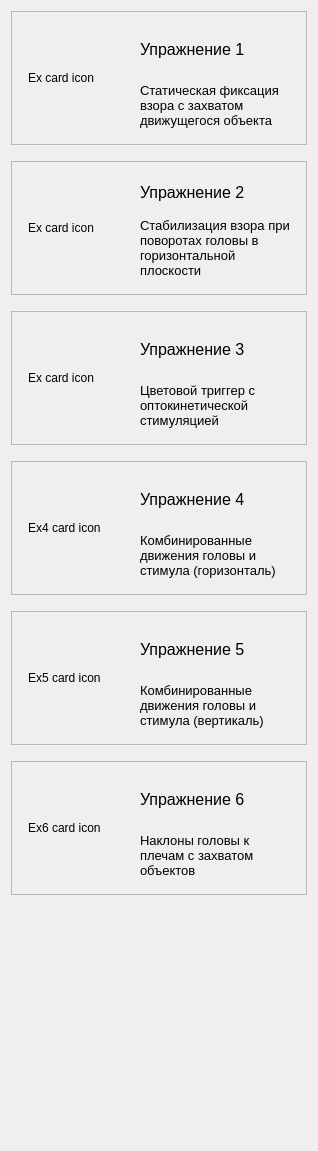
               <widget class="QWidget" name="ex_scroll_content">
                <property name="geometry">
                 <rect>
                  <x>0</x>
                  <y>0</y>
                  <width>318</width>
                  <height>1151</height>
                 </rect>
                </property>
                <layout class="QVBoxLayout" name="verticalLayout">
                 <property name="spacing">
                  <number>16</number>
                 </property>
                 <item>
                  <widget class="ClickableCard" name="card_excersise_apple">
                   <property name="frameShape">
                    <enum>QFrame::StyledPanel</enum>
                   </property>
                   <property name="frameShadow">
                    <enum>QFrame::Raised</enum>
                   </property>
                   <property name="choosable" stdset="0">
                    <bool>true</bool>
                   </property>
                   <layout class="QHBoxLayout" name="horizontalLayout_2" stretch="1,4">
                    <property name="spacing">
                     <number>12</number>
                    </property>
                    <property name="leftMargin">
                     <number>16</number>
                    </property>
                    <property name="topMargin">
                     <number>16</number>
                    </property>
                    <property name="rightMargin">
                     <number>16</number>
                    </property>
                    <property name="bottomMargin">
                     <number>16</number>
                    </property>
                    <item>
                     <widget class="CardIcon" name="label_21">
                      <property name="sizePolicy">
                       <sizepolicy hsizetype="Minimum" vsizetype="Minimum">
                        <horstretch>0</horstretch>
                        <verstretch>0</verstretch>
                       </sizepolicy>
                      </property>
                      <property name="minimumSize">
                       <size>
                        <width>100</width>
                        <height>100</height>
                       </size>
                      </property>
                      <property name="text">
                       <string>Ex card icon</string>
                      </property>
                      <property name="svg_file" stdset="0">
                       <string>./img/ex_1_icon.svg</string>
                      </property>
                      <property name="scale" stdset="0">
                       <double>1.300000000000000</double>
                      </property>
                     </widget>
                    </item>
                    <item>
                     <layout class="QVBoxLayout" name="verticalLayout_12">
                      <item>
                       <widget class="QLabel" name="label_19">
                        <property name="font">
                         <font>
                          <pointsize>12</pointsize>
                         </font>
                        </property>
                        <property name="text">
                         <string>Упражнение 1</string>
                        </property>
                       </widget>
                      </item>
                      <item>
                       <widget class="QLabel" name="label_20">
                        <property name="font">
                         <font>
                          <pointsize>10</pointsize>
                         </font>
                        </property>
                        <property name="text">
                         <string>Статическая фиксация взора с захватом движущегося объекта</string>
                        </property>
                        <property name="wordWrap">
                         <bool>true</bool>
                        </property>
                       </widget>
                      </item>
                     </layout>
                    </item>
                   </layout>
                  </widget>
                 </item>
                 <item>
                  <widget class="ClickableCard" name="card_excersise_apple_2">
                   <property name="frameShape">
                    <enum>QFrame::StyledPanel</enum>
                   </property>
                   <property name="frameShadow">
                    <enum>QFrame::Raised</enum>
                   </property>
                   <property name="choosable" stdset="0">
                    <bool>true</bool>
                   </property>
                   <layout class="QHBoxLayout" name="horizontalLayout_3" stretch="1,4">
                    <property name="spacing">
                     <number>12</number>
                    </property>
                    <property name="leftMargin">
                     <number>16</number>
                    </property>
                    <property name="topMargin">
                     <number>16</number>
                    </property>
                    <property name="rightMargin">
                     <number>16</number>
                    </property>
                    <property name="bottomMargin">
                     <number>16</number>
                    </property>
                    <item>
                     <widget class="CardIcon" name="label_22">
                      <property name="sizePolicy">
                       <sizepolicy hsizetype="Minimum" vsizetype="Minimum">
                        <horstretch>0</horstretch>
                        <verstretch>0</verstretch>
                       </sizepolicy>
                      </property>
                      <property name="minimumSize">
                       <size>
                        <width>100</width>
                        <height>100</height>
                       </size>
                      </property>
                      <property name="text">
                       <string>Ex card icon</string>
                      </property>
                      <property name="svg_file" stdset="0">
                       <string>./img/ex_2_icon.svg</string>
                      </property>
                      <property name="scale" stdset="0">
                       <double>1.300000000000000</double>
                      </property>
                      <property name="main_color" stdset="0">
                       <string>#febd51</string>
                      </property>
                      <property name="circle_color" stdset="0">
                       <string>#fef5ea</string>
                      </property>
                     </widget>
                    </item>
                    <item>
                     <layout class="QVBoxLayout" name="verticalLayout_13">
                      <item>
                       <widget class="QLabel" name="label_23">
                        <property name="font">
                         <font>
                          <pointsize>12</pointsize>
                         </font>
                        </property>
                        <property name="text">
                         <string>Упражнение 2</string>
                        </property>
                       </widget>
                      </item>
                      <item>
                       <widget class="QLabel" name="label_24">
                        <property name="font">
                         <font>
                          <pointsize>10</pointsize>
                         </font>
                        </property>
                        <property name="text">
                         <string>Стабилизация взора при поворотах головы в горизонтальной плоскости</string>
                        </property>
                        <property name="wordWrap">
                         <bool>true</bool>
                        </property>
                       </widget>
                      </item>
                     </layout>
                    </item>
                   </layout>
                  </widget>
                 </item>
                 <item>
                  <widget class="ClickableCard" name="card_excersise_apple_3">
                   <property name="frameShape">
                    <enum>QFrame::StyledPanel</enum>
                   </property>
                   <property name="frameShadow">
                    <enum>QFrame::Raised</enum>
                   </property>
                   <property name="choosable" stdset="0">
                    <bool>true</bool>
                   </property>
                   <layout class="QHBoxLayout" name="horizontalLayout_4" stretch="1,4">
                    <property name="spacing">
                     <number>12</number>
                    </property>
                    <property name="leftMargin">
                     <number>16</number>
                    </property>
                    <property name="topMargin">
                     <number>16</number>
                    </property>
                    <property name="rightMargin">
                     <number>16</number>
                    </property>
                    <property name="bottomMargin">
                     <number>16</number>
                    </property>
                    <item>
                     <widget class="CardIcon" name="label_25">
                      <property name="sizePolicy">
                       <sizepolicy hsizetype="Minimum" vsizetype="Minimum">
                        <horstretch>0</horstretch>
                        <verstretch>0</verstretch>
                       </sizepolicy>
                      </property>
                      <property name="minimumSize">
                       <size>
                        <width>100</width>
                        <height>100</height>
                       </size>
                      </property>
                      <property name="text">
                       <string>Ex card icon</string>
                      </property>
                      <property name="svg_file" stdset="0">
                       <string>./img/ex_3_icon.svg</string>
                      </property>
                      <property name="scale" stdset="0">
                       <double>1.300000000000000</double>
                      </property>
                      <property name="main_color" stdset="0">
                       <string>#39d192</string>
                      </property>
                      <property name="circle_color" stdset="0">
                       <string>#eefbf5</string>
                      </property>
                     </widget>
                    </item>
                    <item>
                     <layout class="QVBoxLayout" name="verticalLayout_14">
                      <item>
                       <widget class="QLabel" name="label_26">
                        <property name="font">
                         <font>
                          <pointsize>12</pointsize>
                         </font>
                        </property>
                        <property name="text">
                         <string>Упражнение 3</string>
                        </property>
                       </widget>
                      </item>
                      <item>
                       <widget class="QLabel" name="label_27">
                        <property name="font">
                         <font>
                          <pointsize>10</pointsize>
                         </font>
                        </property>
                        <property name="text">
                         <string>Цветовой триггер с оптокинетической стимуляцией</string>
                        </property>
                        <property name="wordWrap">
                         <bool>true</bool>
                        </property>
                       </widget>
                      </item>
                     </layout>
                    </item>
                   </layout>
                  </widget>
                 </item>
                 <item>
                  <widget class="ClickableCard" name="card_exercise_4">
                   <property name="frameShape">
                    <enum>QFrame::StyledPanel</enum>
                   </property>
                   <property name="frameShadow">
                    <enum>QFrame::Raised</enum>
                   </property>
                   <property name="choosable" stdset="0">
                    <bool>true</bool>
                   </property>
                   <layout class="QHBoxLayout" name="horizontalLayout_ex4_card" stretch="1,4">
                    <property name="spacing">
                     <number>12</number>
                    </property>
                    <property name="leftMargin">
                     <number>16</number>
                    </property>
                    <property name="topMargin">
                     <number>16</number>
                    </property>
                    <property name="rightMargin">
                     <number>16</number>
                    </property>
                    <property name="bottomMargin">
                     <number>16</number>
                    </property>
                    <item>
                     <widget class="CardIcon" name="card_icon_ex4">
                      <property name="sizePolicy">
                       <sizepolicy hsizetype="Minimum" vsizetype="Minimum">
                        <horstretch>0</horstretch>
                        <verstretch>0</verstretch>
                       </sizepolicy>
                      </property>
                      <property name="minimumSize">
                       <size>
                        <width>100</width>
                        <height>100</height>
                       </size>
                      </property>
                      <property name="text">
                       <string>Ex4 card icon</string>
                      </property>
                      <property name="svg_file" stdset="0">
                       <string>./img/ex_4_icon.svg</string>
                      </property>
                      <property name="scale" stdset="0">
                       <double>1.300000000000000</double>
                      </property>
                      <property name="main_color" stdset="0">
                       <string>#9b59b6</string>
                      </property>
                      <property name="circle_color" stdset="0">
                       <string>#f5edf9</string>
                      </property>
                     </widget>
                    </item>
                    <item>
                     <layout class="QVBoxLayout" name="verticalLayout_ex4_card_text">
                      <item>
                       <widget class="QLabel" name="label_ex4_card_title">
                        <property name="font">
                         <font>
                          <pointsize>12</pointsize>
                         </font>
                        </property>
                        <property name="text">
                         <string>Упражнение 4</string>
                        </property>
                       </widget>
                      </item>
                      <item>
                       <widget class="QLabel" name="label_ex4_card_desc">
                        <property name="font">
                         <font>
                          <pointsize>10</pointsize>
                         </font>
                        </property>
                        <property name="text">
                         <string>Комбинированные движения головы и стимула (горизонталь)</string>
                        </property>
                        <property name="wordWrap">
                         <bool>true</bool>
                        </property>
                       </widget>
                      </item>
                     </layout>
                    </item>
                   </layout>
                  </widget>
                 </item>
                 <item>
                  <widget class="ClickableCard" name="card_exercise_5">
                   <property name="frameShape">
                    <enum>QFrame::StyledPanel</enum>
                   </property>
                   <property name="frameShadow">
                    <enum>QFrame::Raised</enum>
                   </property>
                   <property name="choosable" stdset="0">
                    <bool>true</bool>
                   </property>
                   <layout class="QHBoxLayout" name="horizontalLayout_ex5_card" stretch="1,4">
                    <property name="spacing">
                     <number>12</number>
                    </property>
                    <property name="leftMargin">
                     <number>16</number>
                    </property>
                    <property name="topMargin">
                     <number>16</number>
                    </property>
                    <property name="rightMargin">
                     <number>16</number>
                    </property>
                    <property name="bottomMargin">
                     <number>16</number>
                    </property>
                    <item>
                     <widget class="CardIcon" name="card_icon_ex5">
                      <property name="sizePolicy">
                       <sizepolicy hsizetype="Minimum" vsizetype="Minimum">
                        <horstretch>0</horstretch>
                        <verstretch>0</verstretch>
                       </sizepolicy>
                      </property>
                      <property name="minimumSize">
                       <size>
                        <width>100</width>
                        <height>100</height>
                       </size>
                      </property>
                      <property name="text">
                       <string>Ex5 card icon</string>
                      </property>
                      <property name="svg_file" stdset="0">
                       <string>./img/ex_5_icon.svg</string>
                      </property>
                      <property name="scale" stdset="0">
                       <double>1.300000000000000</double>
                      </property>
                      <property name="main_color" stdset="0">
                       <string>#e67e22</string>
                      </property>
                      <property name="circle_color" stdset="0">
                       <string>#fef5ea</string>
                      </property>
                     </widget>
                    </item>
                    <item>
                     <layout class="QVBoxLayout" name="verticalLayout_ex5_card_text">
                      <item>
                       <widget class="QLabel" name="label_ex5_card_title">
                        <property name="font">
                         <font>
                          <pointsize>12</pointsize>
                         </font>
                        </property>
                        <property name="text">
                         <string>Упражнение 5</string>
                        </property>
                       </widget>
                      </item>
                      <item>
                       <widget class="QLabel" name="label_ex5_card_desc">
                        <property name="font">
                         <font>
                          <pointsize>10</pointsize>
                         </font>
                        </property>
                        <property name="text">
                         <string>Комбинированные движения головы и стимула (вертикаль)</string>
                        </property>
                        <property name="wordWrap">
                         <bool>true</bool>
                        </property>
                       </widget>
                      </item>
                     </layout>
                    </item>
                   </layout>
                  </widget>
                 </item>
                 <item>
                  <widget class="ClickableCard" name="card_exercise_6">
                   <property name="frameShape">
                    <enum>QFrame::StyledPanel</enum>
                   </property>
                   <property name="frameShadow">
                    <enum>QFrame::Raised</enum>
                   </property>
                   <property name="choosable" stdset="0">
                    <bool>true</bool>
                   </property>
                   <layout class="QHBoxLayout" name="horizontalLayout_ex6_card" stretch="1,4">
                    <property name="spacing">
                     <number>12</number>
                    </property>
                    <property name="leftMargin">
                     <number>16</number>
                    </property>
                    <property name="topMargin">
                     <number>16</number>
                    </property>
                    <property name="rightMargin">
                     <number>16</number>
                    </property>
                    <property name="bottomMargin">
                     <number>16</number>
                    </property>
                    <item>
                     <widget class="CardIcon" name="card_icon_ex6">
                      <property name="sizePolicy">
                       <sizepolicy hsizetype="Minimum" vsizetype="Minimum">
                        <horstretch>0</horstretch>
                        <verstretch>0</verstretch>
                       </sizepolicy>
                      </property>
                      <property name="minimumSize">
                       <size>
                        <width>100</width>
                        <height>100</height>
                       </size>
                      </property>
                      <property name="text">
                       <string>Ex6 card icon</string>
                      </property>
                      <property name="svg_file" stdset="0">
                       <string>./img/ex_6_icon.svg</string>
                      </property>
                      <property name="scale" stdset="0">
                       <double>1.300000000000000</double>
                      </property>
                      <property name="main_color" stdset="0">
                       <string>#1abc9c</string>
                      </property>
                      <property name="circle_color" stdset="0">
                       <string>#eefbf8</string>
                      </property>
                     </widget>
                    </item>
                    <item>
                     <layout class="QVBoxLayout" name="verticalLayout_ex6_card_text">
                      <item>
                       <widget class="QLabel" name="label_ex6_card_title">
                        <property name="font">
                         <font>
                          <pointsize>12</pointsize>
                         </font>
                        </property>
                        <property name="text">
                         <string>Упражнение 6</string>
                        </property>
                       </widget>
                      </item>
                      <item>
                       <widget class="QLabel" name="label_ex6_card_desc">
                        <property name="font">
                         <font>
                          <pointsize>10</pointsize>
                         </font>
                        </property>
                        <property name="text">
                         <string>Наклоны головы к плечам с захватом объектов</string>
                        </property>
                        <property name="wordWrap">
                         <bool>true</bool>
                        </property>
                       </widget>
                      </item>
                     </layout>
                    </item>
                   </layout>
                  </widget>
                 </item>
                 <item>
                  <spacer name="verticalSpacer_6">
                   <property name="orientation">
                    <enum>Qt::Vertical</enum>
                   </property>
                   <property name="sizeHint" stdset="0">
                    <size>
                     <width>17</width>
                     <height>102</height>
                    </size>
                   </property>
                  </spacer>
                 </item>
                </layout>
               </widget>
